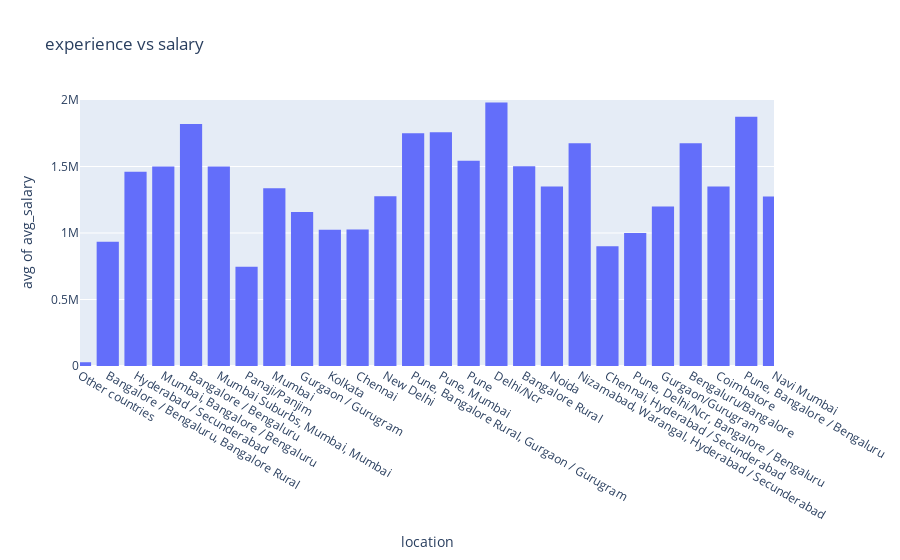

The notebook cell this image was saved under:
### Code cell
import plotly.express as px
px.histogram(df, x = 'location', y = 'avg_salary', histfunc='avg', range_x = [0, 25], range_y = [0, 2000000], title = 'experience vs salary')

### Figure 1 — Plotly figure (JSON) as saved in the notebook; plotly's stock layout.template omitted (floating-point values rounded to 4 significant figures; data arrays with more than 128 entries replaced by an {"elided": "..."} marker saying what was removed)
{"data": [{"alignmentgroup": "True", "bingroup": "x", "histfunc": "avg", "hovertemplate": "location=%{x}<br>avg of avg_salary=%{y}<extra></extra>", "legendgroup": "", "marker": {"color": "#636efa", "pattern": {"shape": ""}}, "name": "", "offsetgroup": "", "orientation": "v", "showlegend": false, "type": "histogram", "x": {"elided": "1561 str values"}, "xaxis": "x", "y": {"elided": "1561 int values"}, "yaxis": "y"}], "layout": {"barmode": "relative", "legend": {"tracegroupgap": 0}, "title": {"text": "experience vs salary"}, "xaxis": {"anchor": "y", "domain": [0, 1], "range": [0, 25], "title": {"text": "location"}}, "yaxis": {"anchor": "x", "domain": [0, 1], "range": [0, 2000000], "title": {"text": "avg of avg_salary"}}}}
